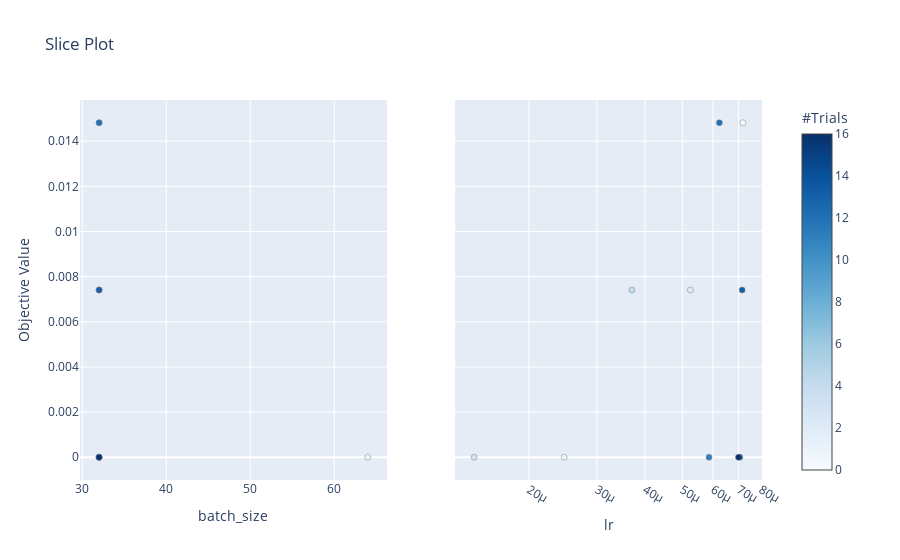

This figure's notebook cell:
### Code cell
optuna.visualization.plot_slice(study)

### Figure 1 — Plotly figure (JSON) as saved in the notebook; plotly's stock layout.template omitted (floating-point values rounded to 4 significant figures)
{"data": [{"marker": {"color": [0, 1, 2, 3, 4, 11, 12, 13, 14, 16], "colorbar": {"title": {"text": "#Trials"}, "x": 1, "xpad": 40}, "colorscale": [[0, "rgb(247,251,255)"], [0.125, "rgb(222,235,247)"], [0.25, "rgb(198,219,239)"], [0.375, "rgb(158,202,225)"], [0.5, "rgb(107,174,214)"], [0.625, "rgb(66,146,198)"], [0.75, "rgb(33,113,181)"], [0.875, "rgb(8,81,156)"], [1, "rgb(8,48,107)"]], "line": {"color": "Grey", "width": 0.5}, "showscale": true}, "mode": "markers", "showlegend": false, "type": "scatter", "x": [32, 64, 32, 32, 32, 32, 32, 32, 32, 32], "xaxis": "x", "y": [0.01481, 0, 0.007407, 0, 0.007407, 0, 0.01481, 0.007407, 0, 0], "yaxis": "y"}, {"marker": {"color": [0, 1, 2, 3, 4, 11, 12, 13, 14, 16], "colorbar": {"title": {"text": "#Trials"}, "x": 1, "xpad": 40}, "colorscale": [[0, "rgb(247,251,255)"], [0.125, "rgb(222,235,247)"], [0.25, "rgb(198,219,239)"], [0.375, "rgb(158,202,225)"], [0.5, "rgb(107,174,214)"], [0.625, "rgb(66,146,198)"], [0.75, "rgb(33,113,181)"], [0.875, "rgb(8,81,156)"], [1, "rgb(8,48,107)"]], "line": {"color": "Grey", "width": 0.5}, "showscale": false}, "mode": "markers", "showlegend": false, "type": "scatter", "x": [7.178e-05, 2.47e-05, 5.244e-05, 1.442e-05, 3.699e-05, 5.861e-05, 6.238e-05, 7.146e-05, 7.045e-05, 6.993e-05], "xaxis": "x2", "y": [0.01481, 0, 0.007407, 0, 0.007407, 0, 0.01481, 0.007407, 0, 0], "yaxis": "y2"}], "layout": {"title": {"text": "Slice Plot"}, "xaxis": {"anchor": "y", "domain": [0, 0.45], "title": {"text": "batch_size"}}, "xaxis2": {"anchor": "y2", "domain": [0.55, 1], "title": {"text": "lr"}, "type": "log"}, "yaxis": {"anchor": "x", "domain": [0, 1], "title": {"text": "Objective Value"}}, "yaxis2": {"anchor": "x2", "domain": [0, 1], "matches": "y", "showticklabels": false}}}
